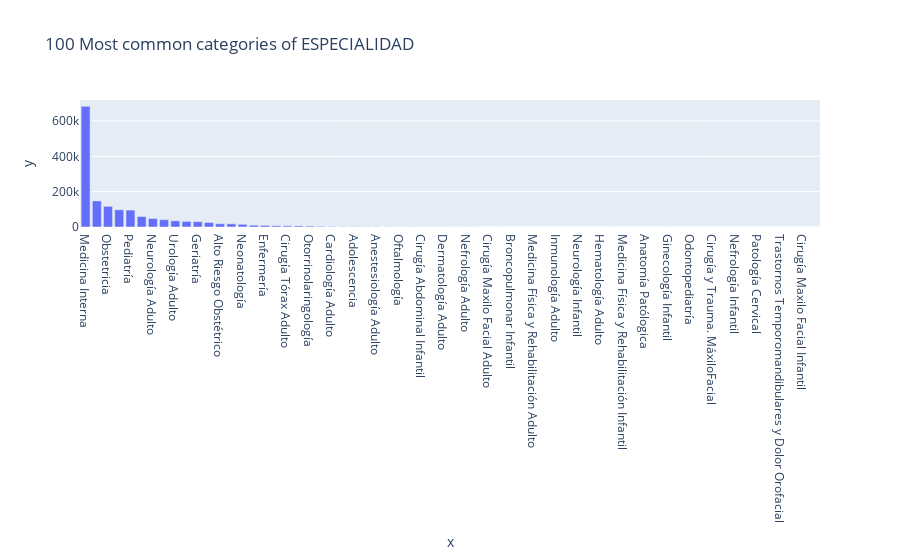

The code cell stored with this chart in its notebook:
### Code cell
profile_serie(main_db['ESPECIALIDAD'])

### Figure 1 — Plotly figure (JSON) as saved in the notebook; plotly's stock layout.template omitted (floating-point values rounded to 4 significant figures)
{"data": [{"alignmentgroup": "True", "hovertemplate": "x=%{x}<br>y=%{y}<extra></extra>", "legendgroup": "", "marker": {"color": "#636efa", "pattern": {"shape": ""}}, "name": "", "offsetgroup": "", "orientation": "v", "showlegend": false, "textposition": "auto", "type": "bar", "x": ["Medicina Interna", "Cirugía Adulto", "Obstetricia", "Traumatología Adulto", "Pediatría", "Cirugía Abdominal Adulto", "Neurología Adulto", "Cirugía Proctológica", "Urología Adulto", "Ginecología Adulto", "Geriatría", "Psiquiatría Adulto", "Alto Riesgo Obstétrico", "Cirugía Vascular Periférica", "Neonatología", "Cirugía Infantil", "Enfermería", "Unidad Cuidados Paliativos", "Cirugía Tórax Adulto", "Cirugía Plástica Adulto", "Otorrinolaringología", "Traumatología Infantil", "Cardiología Adulto", "Cirugía de Mamas", "Adolescencia", "Cirugía Plástica Infantil", "Anestesiología Adulto", "Broncopulmonar Adulto", "Oftalmología", "Medicina Familiar", "Cirugía Abdominal Infantil", "Gastroenterología Adulto", "Dermatología Adulto", "Psiquiatría Infantil", "Nefrología Adulto", "Urología Infantil", "Cirugía Maxilo Facial Adulto", "Neurocirugía Adulto", "Broncopulmonar Infantil", "Cardiocirugía Adulto", "Medicina Física y Rehabilitación Adulto", "Cardiología Infantil", "Inmunología Adulto", "Infectología Adulto", "Neurología Infantil", "Anestesiología Infantil", "Hematología Adulto", "Nutrición Adulto", "Medicina Física y Rehabilitación Infantil", "Reumatología", "Anatomía Patólogica", "Sin Especialidad", "Ginecología Infantil", "Hospital de Día", "Odontopediatría", "Genética Adulto", "Cirugía y Trauma. MáxiloFacial", "Hospitalización Domiciliaria MQ", "Nefrología Infantil", "Diabetes", "Patología Cervical", "Enfermedad de Transmisión Sexual Infantil", "Trastornos Temporomandibulares y Dolor Orofacial", "Laboratorio Clínico", "Cirugía Maxilo Facial Infantil", "Endocrinología Adulto"], "xaxis": "x", "y": [682666, 147583, 116978, 97500, 95628, 59016, 47864, 41354, 35006, 31573, 29973, 25576, 18386, 17986, 15338, 10315, 9154, 6893, 6824, 6254, 5334, 3392, 2414, 1930, 1885, 1470, 1309, 1062, 1003, 923, 494, 378, 339, 323, 294, 284, 198, 164, 163, 162, 134, 120, 116, 67, 63, 63, 62, 55, 53, 51, 50, 48, 42, 35, 33, 30, 30, 22, 21, 20, 19, 17, 10, 3, 2, 2], "yaxis": "y"}], "layout": {"barmode": "relative", "legend": {"tracegroupgap": 0}, "title": {"text": "100 Most common categories of ESPECIALIDAD"}, "xaxis": {"anchor": "y", "domain": [0, 1], "title": {"text": "x"}}, "yaxis": {"anchor": "x", "domain": [0, 1], "title": {"text": "y"}}}}
